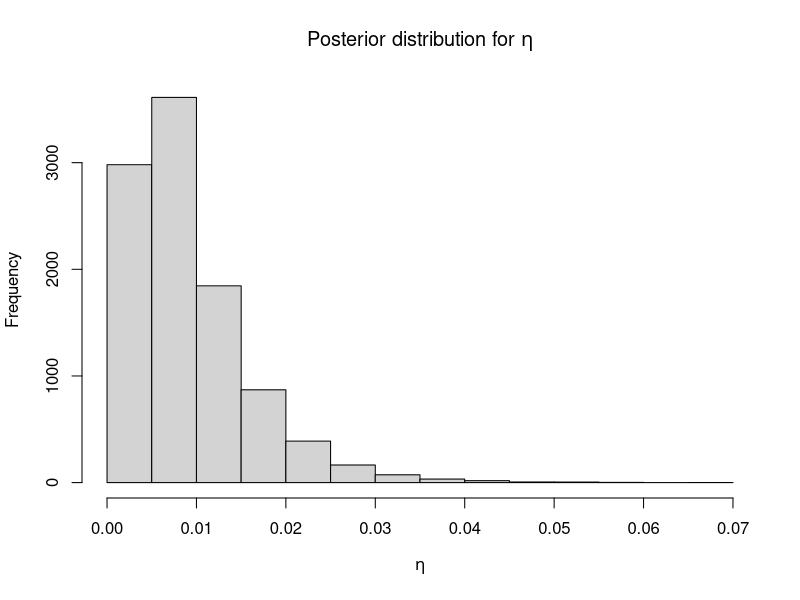

Source code (R):
##### Data and basic functions
n1 = 10000
n2 = 100
n3 = 100
x1 = 312
x2 = 9
x3 = 2
predpower = function(theta, alpha, beta){
  eta   = (1-beta)*theta/((1-beta)*theta + alpha*(1-theta))
  return(eta)
}


##### Frequentist solution
# Point estimation
thetah = x1/n1
alphah = x2/n2
betah  = 1 - x3/n3
etah   = predpower(thetah, alphah, betah)
print(paste("MLE for eta is ", etah))

# Interval estimation
B = 10000
x1b = rbinom(B, n1, thetah)
x2b = rbinom(B, n2, alphah)
x3b = rbinom(B, n3, 1-betah)
bootstrapsamples = cbind(x1b/n1, x2b/n2, 1-x3b/n3)
etab = predpower(bootstrapsamples[,1],bootstrapsamples[,2],bootstrapsamples[,3])
print(paste("A 95% confidence interval for eta is (", quantile(etab, 0.025), " , ",quantile(etab, 0.975),")",sep=""))


##### Bayesian solution
# Samples from the posterior distribution
posteriorsamples = cbind(rbeta(B, 0.5+x1, 0.5+n1-x1), rbeta(B, 0.5+x2, 0.5+n2-x2), rbeta(B, 0.5+n3-x3, 0.5+x3))
etap = predpower(posteriorsamples[,1], posteriorsamples[,2], posteriorsamples[,3])
quartz()
hist(etap, main=expression(paste("Posterior distribution for ", eta)), xlab=expression(eta))

# Point estimation
print(paste("Posterior mean for eta ", mean(etap)))
print(paste("Posterior median for eta ", median(etap)))

# Interval estiamtion
print(paste("A 95% confidence interval for eta is (", quantile(etap, 0.025), " , ",quantile(etap, 0.975),")",sep=""))


